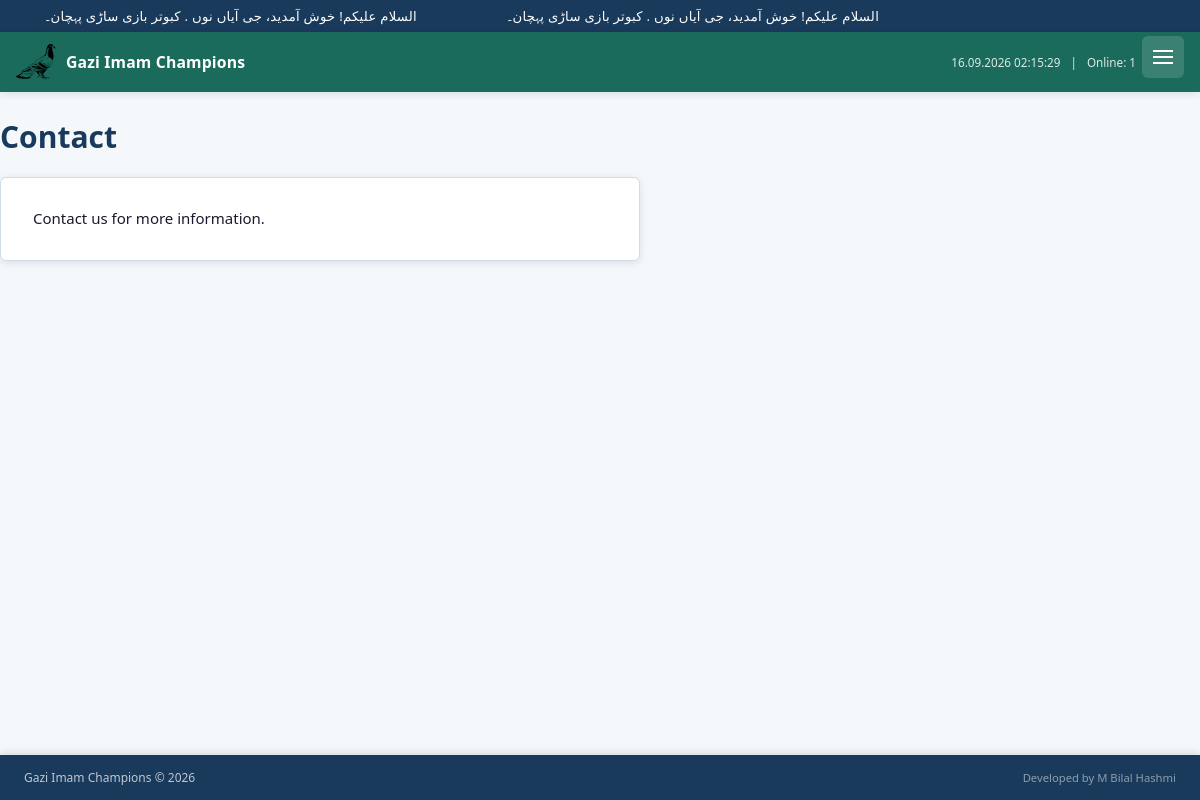
The app's page /contact with its own data.
### tables this page shows
CREATE TABLE settings (
                id INTEGER PRIMARY KEY CHECK (id = 1),
                ticker_text TEXT DEFAULT 'Welcome to Pigeon Racing Tournament',
                contact_content TEXT DEFAULT 'Contact us for more information.',
                home_display_mode TEXT DEFAULT 'all'
            , detail_ticker_text TEXT NOT NULL DEFAULT 'Pigeon flying Tournament', home_banner_image TEXT NOT NULL DEFAULT '', latest_news_text TEXT NOT NULL DEFAULT '');

### main.py (the view)
@app.get("/contact", response_class=HTMLResponse)
def contact(request: Request):
    with get_db() as conn:
        settings = get_settings()
        upcoming, in_progress, completed, _ = get_all_tournaments_grouped(conn)
    online = get_online_count(request)
    return templates.TemplateResponse("contact.html", {
        "request": request,
        "settings": settings,
        "online_count": online,
        "now": datetime.now(),
        "upcoming": upcoming,
        "in_progress": in_progress,
        "completed": completed,
        "is_admin": bool(get_admin_user(request)),
    })

### templates/contact.html (shortened to what this page needs)
{% extends "base.html" %}
{% block content %}
<div class="container page-body">
  <h1 style="color:var(--navy);margin-bottom:20px;">Contact</h1>
  <div class="contact-box">{{ settings.contact_content }}</div>
</div>
{% endblock %}

### templates/base.html (shortened to what this page needs)
<!DOCTYPE html>
<html lang="en">
<head>
  <link rel="stylesheet" href="/static/css/style.css"/>
</head>
<body>
<div class="ticker-wrap site-ticker" aria-label="Announcements">
  <div class="ticker-track persistent-ticker-track">
    <span class="ticker-item" dir="auto" aria-hidden="true">{{ settings.ticker_text }}</span>
    <span class="ticker-item" dir="auto" aria-hidden="true">{{ settings.ticker_text }}</span>
  </div>
</div>
<nav class="navbar">
  <div class="navbar-inner">
    <div class="nav-hamburger-row">
      <a href="/" class="navbar-brand" aria-label="Gazi Imam Champions Home">
        <img src="/static/images/logo.svg"
             class="navbar-logo"
             alt="Gazi Imam Champions pigeon logo"
             width="40" height="40"
             style="object-fit:contain;"/>
        <span class="navbar-brand-name">Gazi Imam Champions</span>
      </a>
      <div class="navbar-meta">
        <span id="live-clock">{{ now.strftime('%d.%m.%Y  %H:%M:%S') }}</span>
        <span>|</span>
        <span>Online: {{ online_count }}</span>
      </div>
      <button class="hamburger" id="hamburger" aria-label="Menu">&#9776;</button>
    </div>
  </div>
</nav>
{% block content %}{% endblock %}
<footer class="site-footer">
  <span>Gazi Imam Champions &copy; 2026</span>
  <span class="footer-right">Developed by M Bilal Hashmi</span>
</footer>
</body>
</html>

### static/css/style.css (style rules this page uses)
*, *::before, *::after { box-sizing: border-box; margin: 0; padding: 0; }
:root { --navy: #1a3a5c; --teal: #1a6b5c; --green: #28a745; --green-dark: #1e7e34; --accent: #f0a500; --light-blue: #eaf4fb; --border: #d0dde8; --text: #1a1a2e; --text-muted: #5a6a7a; --white: #ffffff; --bg: #f5f8fa; --danger: #dc3545; --warning: #ffc107; --radius: 6px; --shadow: 0 2px 8px rgba(0,0,0,0.10); --site-ticker-delay: 0s; }
html { font-size: 15px; scroll-behavior: smooth; }
body { font-family: 'Segoe UI', Tahoma, Geneva, Verdana, sans-serif; background: var(--bg); color: var(--text); min-height: 100vh; }
a { color: var(--navy); text-decoration: none; }
img { max-width: 100%; height: auto; display: block; }
.navbar-brand { display: flex; align-items: center; gap: 10px; text-decoration: none; padding: 6px 0; flex: 0 0 auto; }
.navbar-logo { width: 40px; height: 40px; flex-shrink: 0; }
.navbar-brand-name { font-size: 1.05rem; font-weight: 800; color: var(--white); letter-spacing: 0.01em; white-space: nowrap; }
.ticker-wrap { background: var(--navy); color: var(--white); padding: 7px 0; overflow: hidden; white-space: nowrap; }
.ticker-track { display: flex; width: max-content; direction: ltr; animation: ticker-scroll-right 36s linear infinite; animation-delay: var(--site-ticker-delay); will-change: transform; backface-visibility: hidden; transform: translate3d(-50%, 0, 0); }
.ticker-item { display: block; flex: 0 0 auto; padding: 0 3rem; font-size: 0.88rem; letter-spacing: 0.02em; unicode-bidi: plaintext; }
.navbar { background: var(--teal); padding: 0; position: sticky; top: 0; z-index: 1000; box-shadow: var(--shadow); }
.navbar-inner { display: flex; align-items: center; justify-content: space-between; max-width: 1200px; margin: 0 auto; padding: 0 16px; flex-wrap: wrap; gap: 0; }
.navbar-meta { font-size: 0.78rem; color: rgba(255,255,255,0.85); padding: 6px 0; display: flex; gap: 14px; align-items: center; }
.nav-hamburger-row { display: flex; align-items: center; gap: 12px; flex-wrap: wrap; padding: 4px 0; width: 100%; justify-content: space-between; }
.hamburger { display: none; background: rgba(255,255,255,0.14); border: none; border-radius: var(--radius); color: var(--white); font-size: 0; cursor: pointer; padding: 10px; }
.hamburger::before { content: ""; display: block; width: 20px; height: 2px; background: currentColor; box-shadow: 0 -6px 0 currentColor, 0 6px 0 currentColor; }
.container { max-width: 1200px; margin: 0 auto; padding: 0 16px; }
.page-body { padding: 24px 0 76px; }
.site-footer { position: fixed; right: 0; bottom: 0; left: 0; z-index: 900; background: var(--navy); color: rgba(255,255,255,0.72); padding: 14px 24px; font-size: 0.8rem; box-shadow: 0 -2px 8px rgba(0,0,0,0.12); display: flex; align-items: center; justify-content: space-between; gap: 12px; }
.site-footer .footer-right { color: rgba(255,255,255,0.5); font-size: 0.75rem; white-space: nowrap; }
.contact-box { background: var(--white); border: 1px solid var(--border); border-radius: var(--radius); padding: 28px 32px; max-width: 640px; white-space: pre-wrap; line-height: 1.7; box-shadow: var(--shadow); }
@media (max-width: 1200px) { .hamburger { display: inline-flex; align-items: center; justify-content: center; flex: 0 0 42px; width: 42px; height: 42px; margin-left: auto; line-height: 1; position: absolute; top: 4px; right: 16px; z-index: 1; } }
@media (max-width: 1200px) { .navbar-meta { width: auto; flex: 0 1 auto; min-width: 0; padding: 6px 0; flex-wrap: wrap; gap: 10px; } }
@media (max-width: 1200px) { .navbar-inner { position: relative; flex-direction: column; align-items: flex-start; padding-right: 64px; } }
@media (max-width: 1200px) { .nav-hamburger-row { display: flex; justify-content: space-between; align-items: center; gap: 10px; width: 100%; padding: 4px 0; } }

### records on screen
settings: ticker_text "السلام علیکم! خوش آمدید، جی آیاں نوں . کبوتر بازی ساڑی پہچان۔", contact_content "Contact us for more information."

### other values on screen
{{ online_count }} "1"
